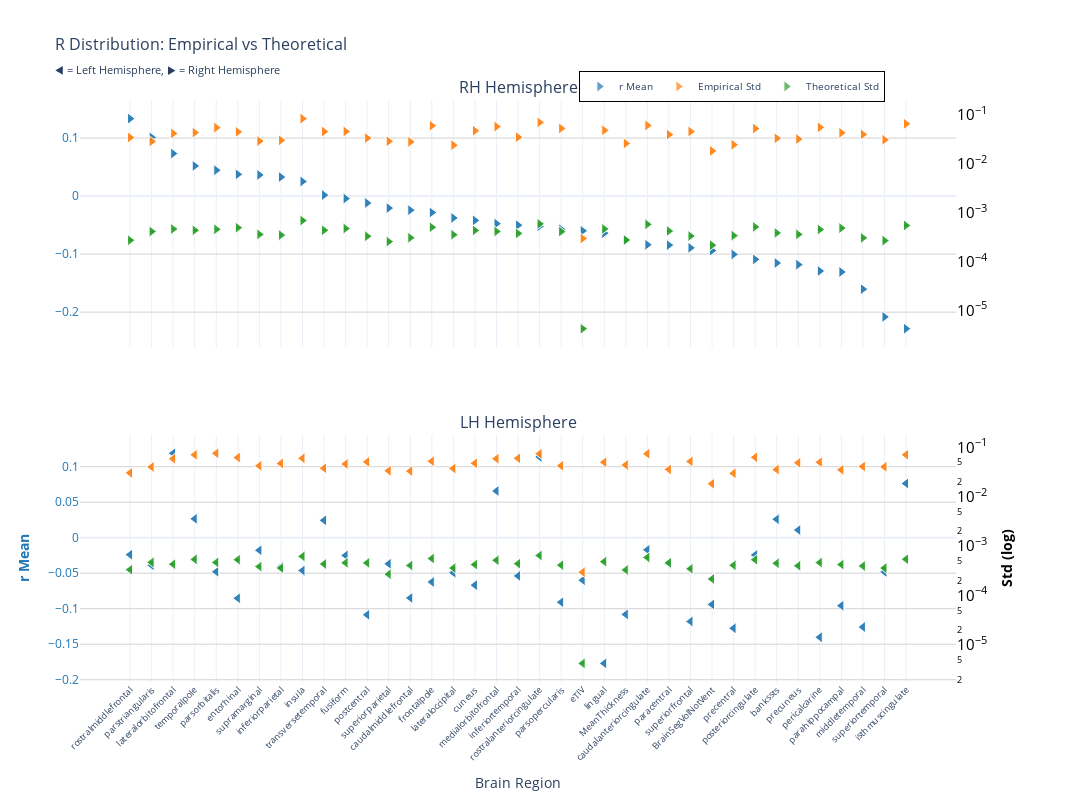
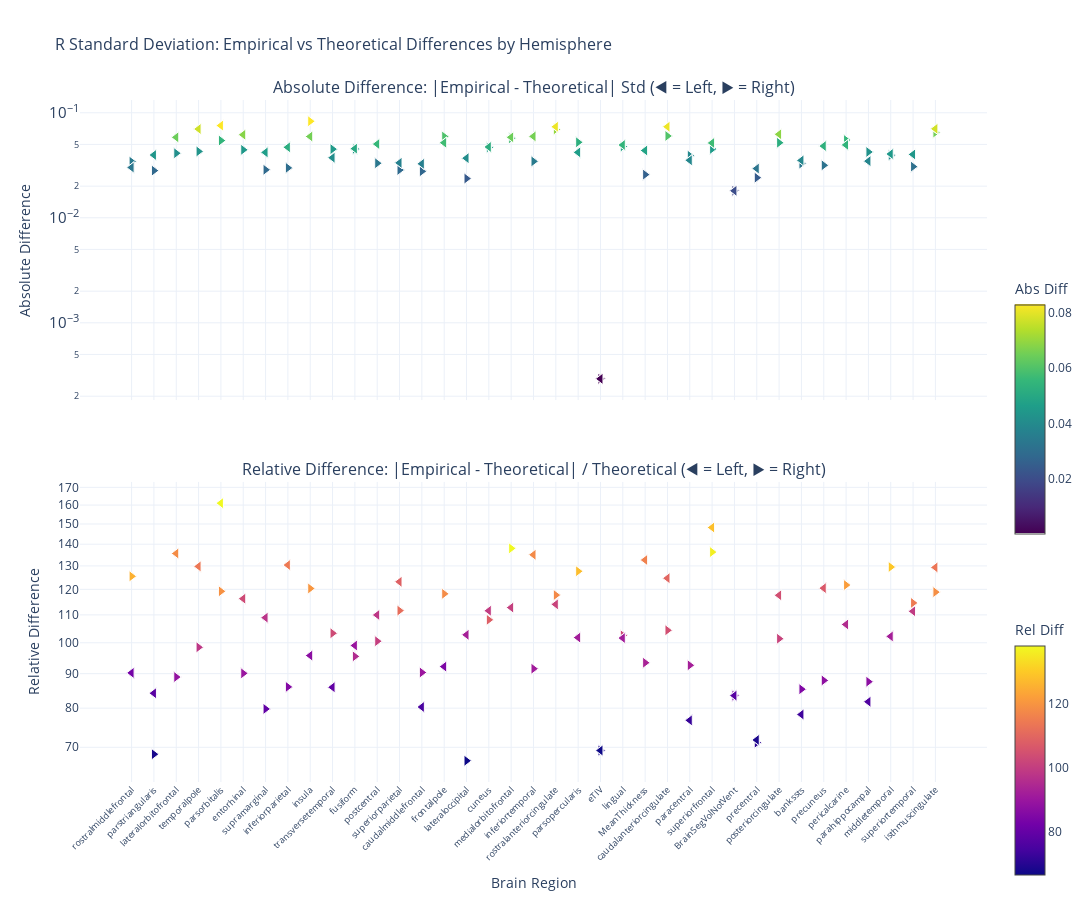

Source (notebook cell) for these figures, in order:
### Markdown cell above
### F-statistic

### Code cell
nu_nav = df_navr[(df_navr["study"] == "longitudinal") & (df_navr["group"] == "HC-PD")]
data_path = stats_dir / f"partial_correlation_longitudinal_{METRIC}.parquet"
df, stats = get_test_stats(
    data_path, stat_functions_F, nu_nav, hemisphere=True, study="longitudinal"
)
show_figure(stats, hemisphere=True, stat_name="r", study="longitudinal", metric=METRIC)

### Figure 1 — Plotly figure (JSON) as saved in the notebook; plotly's stock layout.template omitted (floating-point values rounded to 4 significant figures)
{"data": [{"hovertemplate": "<b>%{x}</b><br>Mean r: %{y:.2f}<br><extra></extra>", "legendgroup": "mean", "marker": {"color": "#1f77b4", "line": {"color": "white", "width": 1}, "opacity": 0.7, "size": 10, "symbol": "triangle-right"}, "mode": "markers", "name": "r Mean", "showlegend": true, "type": "scatter", "x": ["rostralmiddlefrontal", "rostralmiddlefrontal", "parstriangularis", "parstriangularis", "lateralorbitofrontal", "lateralorbitofrontal", "temporalpole", "temporalpole", "parsorbitalis", "parsorbitalis", "entorhinal", "entorhinal", "supramarginal", "supramarginal", "inferiorparietal", "inferiorparietal", "insula", "insula", "transversetemporal", "transversetemporal", "fusiform", "fusiform", "postcentral", "postcentral", "superiorparietal", "superiorparietal", "caudalmiddlefrontal", "caudalmiddlefrontal", "frontalpole", "frontalpole", "lateraloccipital", "lateraloccipital", "cuneus", "cuneus", "medialorbitofrontal", "medialorbitofrontal", "inferiortemporal", "inferiortemporal", "rostralanteriorcingulate", "rostralanteriorcingulate", "parsopercularis", "parsopercularis", "eTIV", "eTIV", "lingual", "lingual", "MeanThickness", "MeanThickness", "caudalanteriorcingulate", "caudalanteriorcingulate", "paracentral", "paracentral", "superiorfrontal", "superiorfrontal", "BrainSegVolNotVent", "BrainSegVolNotVent", "precentral", "precentral", "posteriorcingulate", "posteriorcingulate", "bankssts", "bankssts", "precuneus", "precuneus", "pericalcarine", "pericalcarine", "parahippocampal", "parahippocampal", "middletemporal", "middletemporal", "superiortemporal", "superiortemporal", "isthmuscingulate", "isthmuscingulate"], "xaxis": "x", "y": [0.1335, 0.1335, 0.1012, 0.1012, 0.07327, 0.07327, 0.05196, 0.05196, 0.04454, 0.04454, 0.03745, 0.03745, 0.03644, 0.03644, 0.03271, 0.03271, 0.02513, 0.02513, 0.001701, 0.001701, -0.004269, -0.004269, -0.01196, -0.01196, -0.02074, -0.02074, -0.02429, -0.02429, -0.02831, -0.02831, -0.03771, -0.03771, -0.04186, -0.04186, -0.04749, -0.04749, -0.05012, -0.05012, -0.05189, -0.05189, -0.05719, -0.05719, -0.05989, -0.05989, -0.06388, -0.06388, -0.07631, -0.07631, -0.08387, -0.08387, -0.0845, -0.0845, -0.08918, -0.08918, -0.09396, -0.09396, -0.1004, -0.1004, -0.1091, -0.1091, -0.1153, -0.1153, -0.1181, -0.1181, -0.1291, -0.1291, -0.1308, -0.1308, -0.1604, -0.1604, -0.2081, -0.2081, -0.2286, -0.2286], "yaxis": "y"}, {"hovertemplate": "<b>%{x}</b><br>Empirical Std: %{y:.3f}<br><extra></extra>", "legendgroup": "empirical", "marker": {"color": "#ff7f0e", "line": {"color": "white", "width": 1}, "opacity": 0.7, "size": 10, "symbol": "triangle-right"}, "mode": "markers", "name": "Empirical Std", "showlegend": true, "type": "scatter", "x": ["rostralmiddlefrontal", "rostralmiddlefrontal", "parstriangularis", "parstriangularis", "lateralorbitofrontal", "lateralorbitofrontal", "temporalpole", "temporalpole", "parsorbitalis", "parsorbitalis", "entorhinal", "entorhinal", "supramarginal", "supramarginal", "inferiorparietal", "inferiorparietal", "insula", "insula", "transversetemporal", "transversetemporal", "fusiform", "fusiform", "postcentral", "postcentral", "superiorparietal", "superiorparietal", "caudalmiddlefrontal", "caudalmiddlefrontal", "frontalpole", "frontalpole", "lateraloccipital", "lateraloccipital", "cuneus", "cuneus", "medialorbitofrontal", "medialorbitofrontal", "inferiortemporal", "inferiortemporal", "rostralanteriorcingulate", "rostralanteriorcingulate", "parsopercularis", "parsopercularis", "eTIV", "eTIV", "lingual", "lingual", "MeanThickness", "MeanThickness", "caudalanteriorcingulate", "caudalanteriorcingulate", "paracentral", "paracentral", "superiorfrontal", "superiorfrontal", "BrainSegVolNotVent", "BrainSegVolNotVent", "precentral", "precentral", "posteriorcingulate", "posteriorcingulate", "bankssts", "bankssts", "precuneus", "precuneus", "pericalcarine", "pericalcarine", "parahippocampal", "parahippocampal", "middletemporal", "middletemporal", "superiortemporal", "superiortemporal", "isthmuscingulate", "isthmuscingulate"], "xaxis": "x", "y": [0.03449, 0.03449, 0.02855, 0.02855, 0.04165, 0.04165, 0.04328, 0.04328, 0.05482, 0.05482, 0.04486, 0.04486, 0.02901, 0.02901, 0.0302, 0.0302, 0.08371, 0.08371, 0.04548, 0.04548, 0.04572, 0.04572, 0.03341, 0.03341, 0.02878, 0.02878, 0.02801, 0.02801, 0.05988, 0.05988, 0.02399, 0.02399, 0.04726, 0.04726, 0.0575, 0.0575, 0.03482, 0.03482, 0.07007, 0.07007, 0.05276, 0.05276, 0.000297, 0.000297, 0.04824, 0.04824, 0.02604, 0.02604, 0.06069, 0.06069, 0.03944, 0.03944, 0.04558, 0.04558, 0.01829, 0.01829, 0.02442, 0.02442, 0.05233, 0.05233, 0.03319, 0.03319, 0.03195, 0.03195, 0.05547, 0.05547, 0.04281, 0.04281, 0.03979, 0.03979, 0.03096, 0.03096, 0.06545, 0.06545], "yaxis": "y2"}, {"error_y": {"array": [5.418e-06, 5.418e-06, 8.177e-06, 8.177e-06, 9.199e-06, 9.199e-06, 8.646e-06, 8.646e-06, 9.062e-06, 9.062e-06, 9.785e-06, 9.785e-06, 7.134e-06, 7.134e-06, 6.897e-06, 6.897e-06, 1.37e-05, 1.37e-05, 8.664e-06, 8.664e-06, 9.417e-06, 9.417e-06, 6.538e-06, 6.538e-06, 5.078e-06, 5.078e-06, 6.092e-06, 6.092e-06, 9.984e-06, 9.984e-06, 7.025e-06, 7.025e-06, 8.604e-06, 8.604e-06, 8.218e-06, 8.218e-06, 7.478e-06, 7.478e-06, 1.173e-05, 1.173e-05, 8.149e-06, 8.149e-06, 8.401e-08, 8.401e-08, 9.255e-06, 9.255e-06, 5.48e-06, 5.48e-06, 1.145e-05, 1.145e-05, 8.371e-06, 8.371e-06, 6.598e-06, 6.598e-06, 4.301e-06, 4.301e-06, 6.729e-06, 6.729e-06, 1.015e-05, 1.015e-05, 7.636e-06, 7.636e-06, 7.137e-06, 7.137e-06, 8.976e-06, 8.976e-06, 9.604e-06, 9.604e-06, 6.059e-06, 6.059e-06, 5.323e-06, 5.323e-06, 1.085e-05, 1.085e-05], "arrayminus": [5.311e-06, 5.311e-06, 8.015e-06, 8.015e-06, 9.016e-06, 9.016e-06, 8.474e-06, 8.474e-06, 8.883e-06, 8.883e-06, 9.591e-06, 9.591e-06, 6.993e-06, 6.993e-06, 6.76e-06, 6.76e-06, 1.343e-05, 1.343e-05, 8.492e-06, 8.492e-06, 9.23e-06, 9.23e-06, 6.408e-06, 6.408e-06, 4.977e-06, 4.977e-06, 5.972e-06, 5.972e-06, 9.786e-06, 9.786e-06, 6.885e-06, 6.885e-06, 8.433e-06, 8.433e-06, 8.055e-06, 8.055e-06, 7.329e-06, 7.329e-06, 1.15e-05, 1.15e-05, 7.988e-06, 7.988e-06, 8.235e-08, 8.235e-08, 9.071e-06, 9.071e-06, 5.371e-06, 5.371e-06, 1.122e-05, 1.122e-05, 8.205e-06, 8.205e-06, 6.467e-06, 6.467e-06, 4.215e-06, 4.215e-06, 6.595e-06, 6.595e-06, 9.952e-06, 9.952e-06, 7.485e-06, 7.485e-06, 6.996e-06, 6.996e-06, 8.798e-06, 8.798e-06, 9.414e-06, 9.414e-06, 5.939e-06, 5.939e-06, 5.217e-06, 5.217e-06, 1.063e-05, 1.063e-05], "color": "#2ca02c", "thickness": 1, "type": "data", "visible": true, "width": 2}, "hovertemplate": "<b>%{x}</b><br>Theoretical Std: %{y:.3f}<br><extra></extra>", "legendgroup": "theoretical", "marker": {"color": "#2ca02c", "line": {"color": "white", "width": 1}, "opacity": 0.7, "size": 10, "symbol": "triangle-right"}, "mode": "markers", "name": "Theoretical Std", "showlegend": true, "type": "scatter", "x": ["rostralmiddlefrontal", "rostralmiddlefrontal", "parstriangularis", "parstriangularis", "lateralorbitofrontal", "lateralorbitofrontal", "temporalpole", "temporalpole", "parsorbitalis", "parsorbitalis", "entorhinal", "entorhinal", "supramarginal", "supramarginal", "inferiorparietal", "inferiorparietal", "insula", "insula", "transversetemporal", "transversetemporal", "fusiform", "fusiform", "postcentral", "postcentral", "superiorparietal", "superiorparietal", "caudalmiddlefrontal", "caudalmiddlefrontal", "frontalpole", "frontalpole", "lateraloccipital", "lateraloccipital", "cuneus", "cuneus", "medialorbitofrontal", "medialorbitofrontal", "inferiortemporal", "inferiortemporal", "rostralanteriorcingulate", "rostralanteriorcingulate", "parsopercularis", "parsopercularis", "eTIV", "eTIV", "lingual", "lingual", "MeanThickness", "MeanThickness", "caudalanteriorcingulate", "caudalanteriorcingulate", "paracentral", "paracentral", "superiorfrontal", "superiorfrontal", "BrainSegVolNotVent", "BrainSegVolNotVent", "precentral", "precentral", "posteriorcingulate", "posteriorcingulate", "bankssts", "bankssts", "precuneus", "precuneus", "pericalcarine", "pericalcarine", "parahippocampal", "parahippocampal", "middletemporal", "middletemporal", "superiortemporal", "superiortemporal", "isthmuscingulate", "isthmuscingulate"], "xaxis": "x", "y": [0.0002727, 0.0002727, 0.0004116, 0.0004116, 0.000463, 0.000463, 0.0004351, 0.0004351, 0.0004561, 0.0004561, 0.0004925, 0.0004925, 0.0003591, 0.0003591, 0.0003471, 0.0003471, 0.0006897, 0.0006897, 0.000436, 0.000436, 0.0004739, 0.0004739, 0.0003291, 0.0003291, 0.0002556, 0.0002556, 0.0003066, 0.0003066, 0.0005025, 0.0005025, 0.0003535, 0.0003535, 0.000433, 0.000433, 0.0004136, 0.0004136, 0.0003763, 0.0003763, 0.0005904, 0.0005904, 0.0004101, 0.0004101, 4.228e-06, 4.228e-06, 0.0004658, 0.0004658, 0.0002758, 0.0002758, 0.0005761, 0.0005761, 0.0004213, 0.0004213, 0.000332, 0.000332, 0.0002164, 0.0002164, 0.0003386, 0.0003386, 0.000511, 0.000511, 0.0003843, 0.0003843, 0.0003592, 0.0003592, 0.0004517, 0.0004517, 0.0004834, 0.0004834, 0.0003049, 0.0003049, 0.0002679, 0.0002679, 0.000546, 0.000546], "yaxis": "y2"}, {"hovertemplate": "<b>%{x}</b><br>Mean r: %{y:.2f}<br><extra></extra>", "legendgroup": "mean", "marker": {"color": "#1f77b4", "line": {"color": "white", "width": 1}, "opacity": 0.7, "size": 10, "symbol": "triangle-left"}, "mode": "markers", "name": "r Mean", "showlegend": false, "type": "scatter", "x": ["lateralorbitofrontal", "lateralorbitofrontal", "rostralanteriorcingulate", "rostralanteriorcingulate", "isthmuscingulate", "isthmuscingulate", "medialorbitofrontal", "medialorbitofrontal", "temporalpole", "temporalpole", "bankssts", "bankssts", "transversetemporal", "transversetemporal", "precuneus", "precuneus", "caudalanteriorcingulate", "caudalanteriorcingulate", "supramarginal", "supramarginal", "rostralmiddlefrontal", "rostralmiddlefrontal", "posteriorcingulate", "posteriorcingulate", "fusiform", "fusiform", "paracentral", "paracentral", "superiorparietal", "superiorparietal", "parstriangularis", "parstriangularis", "inferiorparietal", "inferiorparietal", "insula", "insula", "parsorbitalis", "parsorbitalis", "superiortemporal", "superiortemporal", "lateraloccipital", "lateraloccipital", "inferiortemporal", "inferiortemporal", "eTIV", "eTIV", "frontalpole", "frontalpole", "cuneus", "cuneus", "caudalmiddlefrontal", "caudalmiddlefrontal", "entorhinal", "entorhinal", "parsopercularis", "parsopercularis", "BrainSegVolNotVent", "BrainSegVolNotVent", "parahippocampal", "parahippocampal", "MeanThickness", "MeanThickness", "postcentral", "postcentral", "superiorfrontal", "superiorfrontal", "middletemporal", "middletemporal", "precentral", "precentral", "pericalcarine", "pericalcarine", "lingual", "lingual"], "xaxis": "x2", "y": [0.1189, 0.1189, 0.1137, 0.1137, 0.0763, 0.0763, 0.06575, 0.06575, 0.02655, 0.02655, 0.02598, 0.02598, 0.02441, 0.02441, 0.01076, 0.01076, -0.01713, -0.01713, -0.01776, -0.01776, -0.0239, -0.0239, -0.02427, -0.02427, -0.02496, -0.02496, -0.03656, -0.03656, -0.03678, -0.03678, -0.03883, -0.03883, -0.04106, -0.04106, -0.04626, -0.04626, -0.04804, -0.04804, -0.04817, -0.04817, -0.0493, -0.0493, -0.05379, -0.05379, -0.05989, -0.05989, -0.0624, -0.0624, -0.06681, -0.06681, -0.08485, -0.08485, -0.08531, -0.08531, -0.09085, -0.09085, -0.09396, -0.09396, -0.09571, -0.09571, -0.108, -0.108, -0.1086, -0.1086, -0.118, -0.118, -0.1258, -0.1258, -0.1275, -0.1275, -0.1402, -0.1402, -0.177, -0.177], "yaxis": "y3"}, {"hovertemplate": "<b>%{x}</b><br>Empirical Std: %{y:.3f}<br><extra></extra>", "legendgroup": "empirical", "marker": {"color": "#ff7f0e", "line": {"color": "white", "width": 1}, "opacity": 0.7, "size": 10, "symbol": "triangle-left"}, "mode": "markers", "name": "Empirical Std", "showlegend": false, "type": "scatter", "x": ["lateralorbitofrontal", "lateralorbitofrontal", "rostralanteriorcingulate", "rostralanteriorcingulate", "isthmuscingulate", "isthmuscingulate", "medialorbitofrontal", "medialorbitofrontal", "temporalpole", "temporalpole", "bankssts", "bankssts", "transversetemporal", "transversetemporal", "precuneus", "precuneus", "caudalanteriorcingulate", "caudalanteriorcingulate", "supramarginal", "supramarginal", "rostralmiddlefrontal", "rostralmiddlefrontal", "posteriorcingulate", "posteriorcingulate", "fusiform", "fusiform", "paracentral", "paracentral", "superiorparietal", "superiorparietal", "parstriangularis", "parstriangularis", "inferiorparietal", "inferiorparietal", "insula", "insula", "parsorbitalis", "parsorbitalis", "superiortemporal", "superiortemporal", "lateraloccipital", "lateraloccipital", "inferiortemporal", "inferiortemporal", "eTIV", "eTIV", "frontalpole", "frontalpole", "cuneus", "cuneus", "caudalmiddlefrontal", "caudalmiddlefrontal", "entorhinal", "entorhinal", "parsopercularis", "parsopercularis", "BrainSegVolNotVent", "BrainSegVolNotVent", "parahippocampal", "parahippocampal", "MeanThickness", "MeanThickness", "postcentral", "postcentral", "superiorfrontal", "superiorfrontal", "middletemporal", "middletemporal", "precentral", "precentral", "pericalcarine", "pericalcarine", "lingual", "lingual"], "xaxis": "x2", "y": [0.05877, 0.05877, 0.07421, 0.07421, 0.07088, 0.07088, 0.05891, 0.05891, 0.07056, 0.07056, 0.03564, 0.03564, 0.03775, 0.03775, 0.0486, 0.0486, 0.07419, 0.07419, 0.04233, 0.04233, 0.03046, 0.03046, 0.06292, 0.06292, 0.046, 0.046, 0.03575, 0.03575, 0.03362, 0.03362, 0.04009, 0.04009, 0.04727, 0.04727, 0.06003, 0.06003, 0.07595, 0.07595, 0.04048, 0.04048, 0.03732, 0.03732, 0.06001, 0.06001, 0.000297, 0.000297, 0.05239, 0.05239, 0.04765, 0.04765, 0.03305, 0.03305, 0.0623, 0.0623, 0.04238, 0.04238, 0.01829, 0.01829, 0.03505, 0.03505, 0.04406, 0.04406, 0.0508, 0.0508, 0.05192, 0.05192, 0.0409, 0.0409, 0.02982, 0.02982, 0.04989, 0.04989, 0.04983, 0.04983], "yaxis": "y4"}, {"error_y": {"array": [8.546e-06, 8.546e-06, 1.282e-05, 1.282e-05, 1.08e-05, 1.08e-05, 1.029e-05, 1.029e-05, 1.072e-05, 1.072e-05, 8.932e-06, 8.932e-06, 8.629e-06, 8.629e-06, 7.948e-06, 7.948e-06, 1.173e-05, 1.173e-05, 7.65e-06, 7.65e-06, 6.633e-06, 6.633e-06, 1.054e-05, 1.054e-05, 9.132e-06, 9.132e-06, 9.137e-06, 9.137e-06, 5.38e-06, 5.38e-06, 9.35e-06, 9.35e-06, 7.149e-06, 7.149e-06, 1.233e-05, 1.233e-05, 9.313e-06, 9.313e-06, 7.159e-06, 7.159e-06, 7.147e-06, 7.147e-06, 8.765e-06, 8.765e-06, 8.401e-08, 8.401e-08, 1.117e-05, 1.117e-05, 8.412e-06, 8.412e-06, 8.076e-06, 8.076e-06, 1.056e-05, 1.056e-05, 8.193e-06, 8.193e-06, 4.301e-06, 4.301e-06, 8.415e-06, 8.415e-06, 6.55e-06, 6.55e-06, 9.097e-06, 9.097e-06, 6.914e-06, 6.914e-06, 7.874e-06, 7.874e-06, 8.142e-06, 8.142e-06, 9.225e-06, 9.225e-06, 9.646e-06, 9.646e-06], "arrayminus": [8.377e-06, 8.377e-06, 1.257e-05, 1.257e-05, 1.059e-05, 1.059e-05, 1.008e-05, 1.008e-05, 1.051e-05, 1.051e-05, 8.755e-06, 8.755e-06, 8.458e-06, 8.458e-06, 7.79e-06, 7.79e-06, 1.15e-05, 1.15e-05, 7.498e-06, 7.498e-06, 6.501e-06, 6.501e-06, 1.033e-05, 1.033e-05, 8.951e-06, 8.951e-06, 8.956e-06, 8.956e-06, 5.274e-06, 5.274e-06, 9.165e-06, 9.165e-06, 7.007e-06, 7.007e-06, 1.209e-05, 1.209e-05, 9.128e-06, 9.128e-06, 7.017e-06, 7.017e-06, 7.006e-06, 7.006e-06, 8.591e-06, 8.591e-06, 8.235e-08, 8.235e-08, 1.095e-05, 1.095e-05, 8.246e-06, 8.246e-06, 7.916e-06, 7.916e-06, 1.035e-05, 1.035e-05, 8.03e-06, 8.03e-06, 4.215e-06, 4.215e-06, 8.248e-06, 8.248e-06, 6.42e-06, 6.42e-06, 8.917e-06, 8.917e-06, 6.777e-06, 6.777e-06, 7.717e-06, 7.717e-06, 7.98e-06, 7.98e-06, 9.042e-06, 9.042e-06, 9.455e-06, 9.455e-06], "color": "#2ca02c", "thickness": 1, "type": "data", "visible": true, "width": 2}, "hovertemplate": "<b>%{x}</b><br>Theoretical Std: %{y:.3f}<br><extra></extra>", "legendgroup": "theoretical", "marker": {"color": "#2ca02c", "line": {"color": "white", "width": 1}, "opacity": 0.7, "size": 10, "symbol": "triangle-left"}, "mode": "markers", "name": "Theoretical Std", "showlegend": false, "type": "scatter", "x": ["lateralorbitofrontal", "lateralorbitofrontal", "rostralanteriorcingulate", "rostralanteriorcingulate", "isthmuscingulate", "isthmuscingulate", "medialorbitofrontal", "medialorbitofrontal", "temporalpole", "temporalpole", "bankssts", "bankssts", "transversetemporal", "transversetemporal", "precuneus", "precuneus", "caudalanteriorcingulate", "caudalanteriorcingulate", "supramarginal", "supramarginal", "rostralmiddlefrontal", "rostralmiddlefrontal", "posteriorcingulate", "posteriorcingulate", "fusiform", "fusiform", "paracentral", "paracentral", "superiorparietal", "superiorparietal", "parstriangularis", "parstriangularis", "inferiorparietal", "inferiorparietal", "insula", "insula", "parsorbitalis", "parsorbitalis", "superiortemporal", "superiortemporal", "lateraloccipital", "lateraloccipital", "inferiortemporal", "inferiortemporal", "eTIV", "eTIV", "frontalpole", "frontalpole", "cuneus", "cuneus", "caudalmiddlefrontal", "caudalmiddlefrontal", "entorhinal", "entorhinal", "parsopercularis", "parsopercularis", "BrainSegVolNotVent", "BrainSegVolNotVent", "parahippocampal", "parahippocampal", "MeanThickness", "MeanThickness", "postcentral", "postcentral", "superiorfrontal", "superiorfrontal", "middletemporal", "middletemporal", "precentral", "precentral", "pericalcarine", "pericalcarine", "lingual", "lingual"], "xaxis": "x2", "y": [0.0004301, 0.0004301, 0.0006452, 0.0006452, 0.0005438, 0.0005438, 0.0005178, 0.0005178, 0.0005395, 0.0005395, 0.0004495, 0.0004495, 0.0004343, 0.0004343, 0.0004, 0.0004, 0.0005904, 0.0005904, 0.000385, 0.000385, 0.0003338, 0.0003338, 0.0005305, 0.0005305, 0.0004596, 0.0004596, 0.0004598, 0.0004598, 0.0002708, 0.0002708, 0.0004706, 0.0004706, 0.0003598, 0.0003598, 0.0006206, 0.0006206, 0.0004687, 0.0004687, 0.0003603, 0.0003603, 0.0003597, 0.0003597, 0.0004411, 0.0004411, 4.228e-06, 4.228e-06, 0.0005622, 0.0005622, 0.0004234, 0.0004234, 0.0004065, 0.0004065, 0.0005313, 0.0005313, 0.0004123, 0.0004123, 0.0002164, 0.0002164, 0.0004235, 0.0004235, 0.0003297, 0.0003297, 0.0004579, 0.0004579, 0.000348, 0.000348, 0.0003963, 0.0003963, 0.0004098, 0.0004098, 0.0004643, 0.0004643, 0.0004855, 0.0004855], "yaxis": "y4"}], "layout": {"annotations": [{"font": {"size": 16}, "showarrow": false, "text": "RH Hemisphere", "x": 0.47, "xanchor": "center", "xref": "paper", "y": 1, "yanchor": "bottom", "yref": "paper"}, {"font": {"size": 16}, "showarrow": false, "text": "LH Hemisphere", "x": 0.47, "xanchor": "center", "xref": "paper", "y": 0.425, "yanchor": "bottom", "yref": "paper"}], "height": 800, "hovermode": "x", "legend": {"bgcolor": "rgba(255, 255, 255, 0.9)", "bordercolor": "black", "borderwidth": 1, "font": {"size": 10}, "orientation": "h", "x": 0.7, "xanchor": "center", "y": 1.05}, "title": {"font": {"size": 16}, "text": "R Distribution: Empirical vs Theoretical<br><sub>◀ = Left Hemisphere, ▶ = Right Hemisphere</sub>"}, "width": 1400, "xaxis": {"anchor": "y", "domain": [0, 0.94], "matches": "x2", "showticklabels": false}, "xaxis2": {"anchor": "y3", "domain": [0, 0.94], "tickangle": -45, "tickfont": {"size": 9}, "title": {"text": "Brain Region"}}, "yaxis": {"anchor": "x", "domain": [0.575, 1], "gridcolor": "lightgray", "showgrid": true, "tickfont": {"color": "#1f77b4"}, "title": {"font": {"color": "#1f77b4"}, "text": ""}}, "yaxis2": {"anchor": "x", "exponentformat": "power", "overlaying": "y", "showgrid": false, "side": "right", "tickfont": {"color": "black"}, "title": {"font": {"color": "black"}, "text": ""}, "type": "log"}, "yaxis3": {"anchor": "x2", "domain": [0, 0.425], "gridcolor": "lightgray", "showgrid": true, "tickfont": {"color": "#1f77b4"}, "title": {"font": {"color": "#1f77b4"}, "text": "<b>r Mean</b>"}}, "yaxis4": {"anchor": "x2", "exponentformat": "power", "overlaying": "y3", "showgrid": false, "side": "right", "tickfont": {"color": "black"}, "title": {"font": {"color": "black"}, "text": "<b>Std (log)</b>"}, "type": "log"}}}

### Figure 2 — Plotly figure (JSON) as saved in the notebook; plotly's stock layout.template omitted (floating-point values rounded to 4 significant figures)
{"data": [{"hovertemplate": "<b>%{x}</b><br>Hemisphere: %{text}<br>Abs Diff: %{y:.4f}<br><extra></extra>", "legendgroup": "abs_rh", "marker": {"color": [0.03421, 0.03421, 0.02814, 0.02814, 0.04119, 0.04119, 0.04285, 0.04285, 0.05437, 0.05437, 0.04437, 0.04437, 0.02865, 0.02865, 0.02986, 0.02986, 0.08302, 0.08302, 0.04505, 0.04505, 0.04525, 0.04525, 0.03308, 0.03308, 0.02852, 0.02852, 0.02771, 0.02771, 0.05938, 0.05938, 0.02364, 0.02364, 0.04683, 0.04683, 0.05709, 0.05709, 0.03445, 0.03445, 0.06948, 0.06948, 0.05235, 0.05235, 0.0002927, 0.0002927, 0.04778, 0.04778, 0.02576, 0.02576, 0.06012, 0.06012, 0.03902, 0.03902, 0.04525, 0.04525, 0.01807, 0.01807, 0.02408, 0.02408, 0.05181, 0.05181, 0.0328, 0.0328, 0.03159, 0.03159, 0.05501, 0.05501, 0.04232, 0.04232, 0.03949, 0.03949, 0.03069, 0.03069, 0.06491, 0.06491], "colorbar": {"len": 0.4, "title": {"text": "Abs Diff"}, "y": 0.75, "yanchor": "top"}, "colorscale": [[0, "#440154"], [0.1111, "#482878"], [0.2222, "#3e4989"], [0.3333, "#31688e"], [0.4444, "#26828e"], [0.5556, "#1f9e89"], [0.6667, "#35b779"], [0.7778, "#6ece58"], [0.8889, "#b5de2b"], [1, "#fde725"]], "line": {"color": "white", "width": 1}, "showscale": true, "size": 10, "symbol": "triangle-right"}, "mode": "markers", "name": "Absolute (rh)", "showlegend": false, "text": ["rh", "rh", "rh", "rh", "rh", "rh", "rh", "rh", "rh", "rh", "rh", "rh", "rh", "rh", "rh", "rh", "rh", "rh", "rh", "rh", "rh", "rh", "rh", "rh", "rh", "rh", "rh", "rh", "rh", "rh", "rh", "rh", "rh", "rh", "rh", "rh", "rh", "rh", "rh", "rh", "rh", "rh", "rh", "rh", "rh", "rh", "rh", "rh", "rh", "rh", "rh", "rh", "rh", "rh", "rh", "rh", "rh", "rh", "rh", "rh", "rh", "rh", "rh", "rh", "rh", "rh", "rh", "rh", "rh", "rh", "rh", "rh", "rh", "rh"], "type": "scatter", "x": ["rostralmiddlefrontal", "rostralmiddlefrontal", "parstriangularis", "parstriangularis", "lateralorbitofrontal", "lateralorbitofrontal", "temporalpole", "temporalpole", "parsorbitalis", "parsorbitalis", "entorhinal", "entorhinal", "supramarginal", "supramarginal", "inferiorparietal", "inferiorparietal", "insula", "insula", "transversetemporal", "transversetemporal", "fusiform", "fusiform", "postcentral", "postcentral", "superiorparietal", "superiorparietal", "caudalmiddlefrontal", "caudalmiddlefrontal", "frontalpole", "frontalpole", "lateraloccipital", "lateraloccipital", "cuneus", "cuneus", "medialorbitofrontal", "medialorbitofrontal", "inferiortemporal", "inferiortemporal", "rostralanteriorcingulate", "rostralanteriorcingulate", "parsopercularis", "parsopercularis", "eTIV", "eTIV", "lingual", "lingual", "MeanThickness", "MeanThickness", "caudalanteriorcingulate", "caudalanteriorcingulate", "paracentral", "paracentral", "superiorfrontal", "superiorfrontal", "BrainSegVolNotVent", "BrainSegVolNotVent", "precentral", "precentral", "posteriorcingulate", "posteriorcingulate", "bankssts", "bankssts", "precuneus", "precuneus", "pericalcarine", "pericalcarine", "parahippocampal", "parahippocampal", "middletemporal", "middletemporal", "superiortemporal", "superiortemporal", "isthmuscingulate", "isthmuscingulate"], "xaxis": "x", "y": [0.03421, 0.03421, 0.02814, 0.02814, 0.04119, 0.04119, 0.04285, 0.04285, 0.05437, 0.05437, 0.04437, 0.04437, 0.02865, 0.02865, 0.02986, 0.02986, 0.08302, 0.08302, 0.04505, 0.04505, 0.04525, 0.04525, 0.03308, 0.03308, 0.02852, 0.02852, 0.02771, 0.02771, 0.05938, 0.05938, 0.02364, 0.02364, 0.04683, 0.04683, 0.05709, 0.05709, 0.03445, 0.03445, 0.06948, 0.06948, 0.05235, 0.05235, 0.0002927, 0.0002927, 0.04778, 0.04778, 0.02576, 0.02576, 0.06012, 0.06012, 0.03902, 0.03902, 0.04525, 0.04525, 0.01807, 0.01807, 0.02408, 0.02408, 0.05181, 0.05181, 0.0328, 0.0328, 0.03159, 0.03159, 0.05501, 0.05501, 0.04232, 0.04232, 0.03949, 0.03949, 0.03069, 0.03069, 0.06491, 0.06491], "yaxis": "y"}, {"hovertemplate": "<b>%{x}</b><br>Hemisphere: %{text}<br>Rel Diff: %{y:.2%}<br><extra></extra>", "legendgroup": "rel_rh", "marker": {"color": [125.5, 125.5, 68.36, 68.36, 88.97, 88.97, 98.47, 98.47, 119.2, 119.2, 90.1, 90.1, 79.79, 79.79, 86.02, 86.02, 120.4, 120.4, 103.3, 103.3, 95.47, 95.47, 100.5, 100.5, 111.6, 111.6, 90.36, 90.36, 118.2, 118.2, 66.86, 66.86, 108.1, 108.1, 138.0, 138.0, 91.53, 91.53, 117.7, 117.7, 127.7, 127.7, 69.23, 69.23, 102.6, 102.6, 93.42, 93.42, 104.4, 104.4, 92.6, 92.6, 136.3, 136.3, 83.5, 83.5, 71.12, 71.12, 101.4, 101.4, 85.35, 85.35, 87.94, 87.94, 121.8, 121.8, 87.56, 87.56, 129.5, 129.5, 114.6, 114.6, 118.9, 118.9], "colorbar": {"len": 0.4, "title": {"text": "Rel Diff"}, "y": 0.25, "yanchor": "top"}, "colorscale": [[0, "#0d0887"], [0.1111, "#46039f"], [0.2222, "#7201a8"], [0.3333, "#9c179e"], [0.4444, "#bd3786"], [0.5556, "#d8576b"], [0.6667, "#ed7953"], [0.7778, "#fb9f3a"], [0.8889, "#fdca26"], [1, "#f0f921"]], "line": {"color": "white", "width": 1}, "showscale": true, "size": 10, "symbol": "triangle-right"}, "mode": "markers", "name": "Relative (rh)", "showlegend": false, "text": ["rh", "rh", "rh", "rh", "rh", "rh", "rh", "rh", "rh", "rh", "rh", "rh", "rh", "rh", "rh", "rh", "rh", "rh", "rh", "rh", "rh", "rh", "rh", "rh", "rh", "rh", "rh", "rh", "rh", "rh", "rh", "rh", "rh", "rh", "rh", "rh", "rh", "rh", "rh", "rh", "rh", "rh", "rh", "rh", "rh", "rh", "rh", "rh", "rh", "rh", "rh", "rh", "rh", "rh", "rh", "rh", "rh", "rh", "rh", "rh", "rh", "rh", "rh", "rh", "rh", "rh", "rh", "rh", "rh", "rh", "rh", "rh", "rh", "rh"], "type": "scatter", "x": ["rostralmiddlefrontal", "rostralmiddlefrontal", "parstriangularis", "parstriangularis", "lateralorbitofrontal", "lateralorbitofrontal", "temporalpole", "temporalpole", "parsorbitalis", "parsorbitalis", "entorhinal", "entorhinal", "supramarginal", "supramarginal", "inferiorparietal", "inferiorparietal", "insula", "insula", "transversetemporal", "transversetemporal", "fusiform", "fusiform", "postcentral", "postcentral", "superiorparietal", "superiorparietal", "caudalmiddlefrontal", "caudalmiddlefrontal", "frontalpole", "frontalpole", "lateraloccipital", "lateraloccipital", "cuneus", "cuneus", "medialorbitofrontal", "medialorbitofrontal", "inferiortemporal", "inferiortemporal", "rostralanteriorcingulate", "rostralanteriorcingulate", "parsopercularis", "parsopercularis", "eTIV", "eTIV", "lingual", "lingual", "MeanThickness", "MeanThickness", "caudalanteriorcingulate", "caudalanteriorcingulate", "paracentral", "paracentral", "superiorfrontal", "superiorfrontal", "BrainSegVolNotVent", "BrainSegVolNotVent", "precentral", "precentral", "posteriorcingulate", "posteriorcingulate", "bankssts", "bankssts", "precuneus", "precuneus", "pericalcarine", "pericalcarine", "parahippocampal", "parahippocampal", "middletemporal", "middletemporal", "superiortemporal", "superiortemporal", "isthmuscingulate", "isthmuscingulate"], "xaxis": "x2", "y": [125.5, 125.5, 68.36, 68.36, 88.97, 88.97, 98.47, 98.47, 119.2, 119.2, 90.1, 90.1, 79.79, 79.79, 86.02, 86.02, 120.4, 120.4, 103.3, 103.3, 95.47, 95.47, 100.5, 100.5, 111.6, 111.6, 90.36, 90.36, 118.2, 118.2, 66.86, 66.86, 108.1, 108.1, 138.0, 138.0, 91.53, 91.53, 117.7, 117.7, 127.7, 127.7, 69.23, 69.23, 102.6, 102.6, 93.42, 93.42, 104.4, 104.4, 92.6, 92.6, 136.3, 136.3, 83.5, 83.5, 71.12, 71.12, 101.4, 101.4, 85.35, 85.35, 87.94, 87.94, 121.8, 121.8, 87.56, 87.56, 129.5, 129.5, 114.6, 114.6, 118.9, 118.9], "yaxis": "y2"}, {"hovertemplate": "<b>%{x}</b><br>Hemisphere: %{text}<br>Abs Diff: %{y:.4f}<br><extra></extra>", "legendgroup": "abs_lh", "marker": {"color": [0.05834, 0.05834, 0.07356, 0.07356, 0.07033, 0.07033, 0.05839, 0.05839, 0.07002, 0.07002, 0.03519, 0.03519, 0.03731, 0.03731, 0.0482, 0.0482, 0.0736, 0.0736, 0.04195, 0.04195, 0.03012, 0.03012, 0.06239, 0.06239, 0.04554, 0.04554, 0.03529, 0.03529, 0.03334, 0.03334, 0.03962, 0.03962, 0.04691, 0.04691, 0.05941, 0.05941, 0.07548, 0.07548, 0.04012, 0.04012, 0.03696, 0.03696, 0.05957, 0.05957, 0.0002927, 0.0002927, 0.05183, 0.05183, 0.04723, 0.04723, 0.03265, 0.03265, 0.06176, 0.06176, 0.04197, 0.04197, 0.01807, 0.01807, 0.03463, 0.03463, 0.04373, 0.04373, 0.05034, 0.05034, 0.05157, 0.05157, 0.0405, 0.0405, 0.02941, 0.02941, 0.04942, 0.04942, 0.04934, 0.04934], "colorbar": {"len": 0.4, "title": {"text": "Abs Diff"}, "y": 0.75, "yanchor": "top"}, "colorscale": [[0, "#440154"], [0.1111, "#482878"], [0.2222, "#3e4989"], [0.3333, "#31688e"], [0.4444, "#26828e"], [0.5556, "#1f9e89"], [0.6667, "#35b779"], [0.7778, "#6ece58"], [0.8889, "#b5de2b"], [1, "#fde725"]], "line": {"color": "white", "width": 1}, "showscale": false, "size": 10, "symbol": "triangle-left"}, "mode": "markers", "name": "Absolute (lh)", "showlegend": false, "text": ["lh", "lh", "lh", "lh", "lh", "lh", "lh", "lh", "lh", "lh", "lh", "lh", "lh", "lh", "lh", "lh", "lh", "lh", "lh", "lh", "lh", "lh", "lh", "lh", "lh", "lh", "lh", "lh", "lh", "lh", "lh", "lh", "lh", "lh", "lh", "lh", "lh", "lh", "lh", "lh", "lh", "lh", "lh", "lh", "lh", "lh", "lh", "lh", "lh", "lh", "lh", "lh", "lh", "lh", "lh", "lh", "lh", "lh", "lh", "lh", "lh", "lh", "lh", "lh", "lh", "lh", "lh", "lh", "lh", "lh", "lh", "lh", "lh", "lh"], "type": "scatter", "x": ["lateralorbitofrontal", "lateralorbitofrontal", "rostralanteriorcingulate", "rostralanteriorcingulate", "isthmuscingulate", "isthmuscingulate", "medialorbitofrontal", "medialorbitofrontal", "temporalpole", "temporalpole", "bankssts", "bankssts", "transversetemporal", "transversetemporal", "precuneus", "precuneus", "caudalanteriorcingulate", "caudalanteriorcingulate", "supramarginal", "supramarginal", "rostralmiddlefrontal", "rostralmiddlefrontal", "posteriorcingulate", "posteriorcingulate", "fusiform", "fusiform", "paracentral", "paracentral", "superiorparietal", "superiorparietal", "parstriangularis", "parstriangularis", "inferiorparietal", "inferiorparietal", "insula", "insula", "parsorbitalis", "parsorbitalis", "superiortemporal", "superiortemporal", "lateraloccipital", "lateraloccipital", "inferiortemporal", "inferiortemporal", "eTIV", "eTIV", "frontalpole", "frontalpole", "cuneus", "cuneus", "caudalmiddlefrontal", "caudalmiddlefrontal", "entorhinal", "entorhinal", "parsopercularis", "parsopercularis", "BrainSegVolNotVent", "BrainSegVolNotVent", "parahippocampal", "parahippocampal", "MeanThickness", "MeanThickness", "postcentral", "postcentral", "superiorfrontal", "superiorfrontal", "middletemporal", "middletemporal", "precentral", "precentral", "pericalcarine", "pericalcarine", "lingual", "lingual"], "xaxis": "x", "y": [0.05834, 0.05834, 0.07356, 0.07356, 0.07033, 0.07033, 0.05839, 0.05839, 0.07002, 0.07002, 0.03519, 0.03519, 0.03731, 0.03731, 0.0482, 0.0482, 0.0736, 0.0736, 0.04195, 0.04195, 0.03012, 0.03012, 0.06239, 0.06239, 0.04554, 0.04554, 0.03529, 0.03529, 0.03334, 0.03334, 0.03962, 0.03962, 0.04691, 0.04691, 0.05941, 0.05941, 0.07548, 0.07548, 0.04012, 0.04012, 0.03696, 0.03696, 0.05957, 0.05957, 0.0002927, 0.0002927, 0.05183, 0.05183, 0.04723, 0.04723, 0.03265, 0.03265, 0.06176, 0.06176, 0.04197, 0.04197, 0.01807, 0.01807, 0.03463, 0.03463, 0.04373, 0.04373, 0.05034, 0.05034, 0.05157, 0.05157, 0.0405, 0.0405, 0.02941, 0.02941, 0.04942, 0.04942, 0.04934, 0.04934], "yaxis": "y"}, {"hovertemplate": "<b>%{x}</b><br>Hemisphere: %{text}<br>Rel Diff: %{y:.2%}<br><extra></extra>", "legendgroup": "rel_lh", "marker": {"color": [135.6, 135.6, 114.0, 114.0, 129.3, 129.3, 112.8, 112.8, 129.8, 129.8, 78.29, 78.29, 85.92, 85.92, 120.5, 120.5, 124.7, 124.7, 109.0, 109.0, 90.23, 90.23, 117.6, 117.6, 99.07, 99.07, 76.75, 76.75, 123.1, 123.1, 84.18, 84.18, 130.4, 130.4, 95.73, 95.73, 161.0, 161.0, 111.3, 111.3, 102.8, 102.8, 135.0, 135.0, 69.23, 69.23, 92.19, 92.19, 111.5, 111.5, 80.32, 80.32, 116.2, 116.2, 101.8, 101.8, 83.5, 83.5, 81.77, 81.77, 132.6, 132.6, 110.0, 110.0, 148.2, 148.2, 102.2, 102.2, 71.77, 71.77, 106.5, 106.5, 101.6, 101.6], "colorbar": {"len": 0.4, "title": {"text": "Rel Diff"}, "y": 0.25, "yanchor": "top"}, "colorscale": [[0, "#0d0887"], [0.1111, "#46039f"], [0.2222, "#7201a8"], [0.3333, "#9c179e"], [0.4444, "#bd3786"], [0.5556, "#d8576b"], [0.6667, "#ed7953"], [0.7778, "#fb9f3a"], [0.8889, "#fdca26"], [1, "#f0f921"]], "line": {"color": "white", "width": 1}, "showscale": false, "size": 10, "symbol": "triangle-left"}, "mode": "markers", "name": "Relative (lh)", "showlegend": false, "text": ["lh", "lh", "lh", "lh", "lh", "lh", "lh", "lh", "lh", "lh", "lh", "lh", "lh", "lh", "lh", "lh", "lh", "lh", "lh", "lh", "lh", "lh", "lh", "lh", "lh", "lh", "lh", "lh", "lh", "lh", "lh", "lh", "lh", "lh", "lh", "lh", "lh", "lh", "lh", "lh", "lh", "lh", "lh", "lh", "lh", "lh", "lh", "lh", "lh", "lh", "lh", "lh", "lh", "lh", "lh", "lh", "lh", "lh", "lh", "lh", "lh", "lh", "lh", "lh", "lh", "lh", "lh", "lh", "lh", "lh", "lh", "lh", "lh", "lh"], "type": "scatter", "x": ["lateralorbitofrontal", "lateralorbitofrontal", "rostralanteriorcingulate", "rostralanteriorcingulate", "isthmuscingulate", "isthmuscingulate", "medialorbitofrontal", "medialorbitofrontal", "temporalpole", "temporalpole", "bankssts", "bankssts", "transversetemporal", "transversetemporal", "precuneus", "precuneus", "caudalanteriorcingulate", "caudalanteriorcingulate", "supramarginal", "supramarginal", "rostralmiddlefrontal", "rostralmiddlefrontal", "posteriorcingulate", "posteriorcingulate", "fusiform", "fusiform", "paracentral", "paracentral", "superiorparietal", "superiorparietal", "parstriangularis", "parstriangularis", "inferiorparietal", "inferiorparietal", "insula", "insula", "parsorbitalis", "parsorbitalis", "superiortemporal", "superiortemporal", "lateraloccipital", "lateraloccipital", "inferiortemporal", "inferiortemporal", "eTIV", "eTIV", "frontalpole", "frontalpole", "cuneus", "cuneus", "caudalmiddlefrontal", "caudalmiddlefrontal", "entorhinal", "entorhinal", "parsopercularis", "parsopercularis", "BrainSegVolNotVent", "BrainSegVolNotVent", "parahippocampal", "parahippocampal", "MeanThickness", "MeanThickness", "postcentral", "postcentral", "superiorfrontal", "superiorfrontal", "middletemporal", "middletemporal", "precentral", "precentral", "pericalcarine", "pericalcarine", "lingual", "lingual"], "xaxis": "x2", "y": [135.6, 135.6, 114.0, 114.0, 129.3, 129.3, 112.8, 112.8, 129.8, 129.8, 78.29, 78.29, 85.92, 85.92, 120.5, 120.5, 124.7, 124.7, 109.0, 109.0, 90.23, 90.23, 117.6, 117.6, 99.07, 99.07, 76.75, 76.75, 123.1, 123.1, 84.18, 84.18, 130.4, 130.4, 95.73, 95.73, 161.0, 161.0, 111.3, 111.3, 102.8, 102.8, 135.0, 135.0, 69.23, 69.23, 92.19, 92.19, 111.5, 111.5, 80.32, 80.32, 116.2, 116.2, 101.8, 101.8, 83.5, 83.5, 81.77, 81.77, 132.6, 132.6, 110.0, 110.0, 148.2, 148.2, 102.2, 102.2, 71.77, 71.77, 106.5, 106.5, 101.6, 101.6], "yaxis": "y2"}], "layout": {"annotations": [{"font": {"size": 16}, "showarrow": false, "text": "Absolute Difference: |Empirical - Theoretical| Std (◀ = Left, ▶ = Right)", "x": 0.5, "xanchor": "center", "xref": "paper", "y": 1, "yanchor": "bottom", "yref": "paper"}, {"font": {"size": 16}, "showarrow": false, "text": "Relative Difference: |Empirical - Theoretical| / Theoretical (◀ = Left, ▶ = Right)", "x": 0.5, "xanchor": "center", "xref": "paper", "y": 0.44, "yanchor": "bottom", "yref": "paper"}], "height": 900, "hovermode": "x unified", "showlegend": false, "title": {"font": {"size": 16}, "text": "R Standard Deviation: Empirical vs Theoretical Differences by Hemisphere"}, "width": 1400, "xaxis": {"anchor": "y", "domain": [0, 1], "showticklabels": false}, "xaxis2": {"anchor": "y2", "domain": [0, 1], "tickangle": -45, "tickfont": {"size": 9}, "title": {"text": "Brain Region"}}, "yaxis": {"anchor": "x", "domain": [0.56, 1], "exponentformat": "power", "title": {"text": "Absolute Difference"}, "type": "log"}, "yaxis2": {"anchor": "x2", "domain": [0, 0.44], "exponentformat": "power", "title": {"text": "Relative Difference"}, "type": "log"}}}
